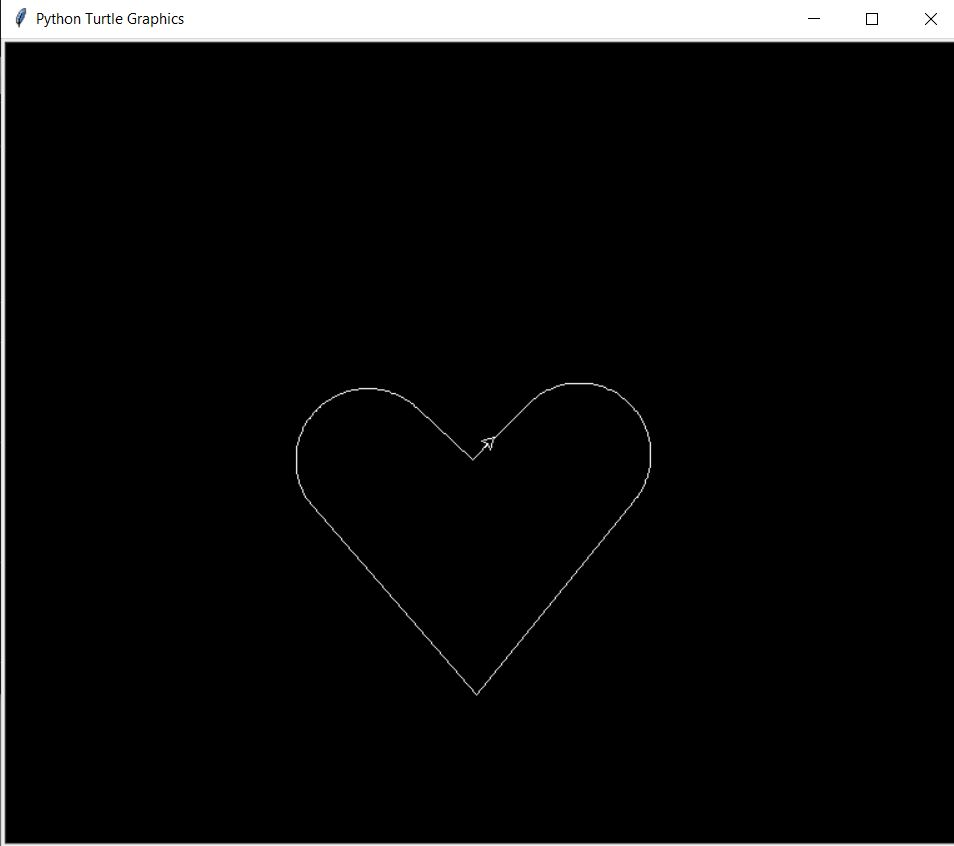

Write Python code to recreate this figure.
import turtle

turtle.bgcolor("black")
turtle.pencolor("white")


turtle.left(45)
turtle.forward(50)

for x in range(87):
    turtle.right(2)
    turtle.forward(2)

turtle.forward(200)
turtle.right(100)
turtle.forward(200)

for x in range(87):
    turtle.right(2)
    turtle.forward(2)

turtle.forward(60)
turtle.left(90)
turtle.forward(25)

turtle.done()
